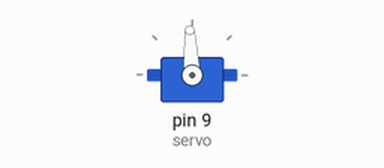
The sketch below on a simulated Arduino Uno, built with avr-gcc and run on an emulated ATmega328P. Parts: servo.

Above: at 0.05 s.
At 0.75 s:
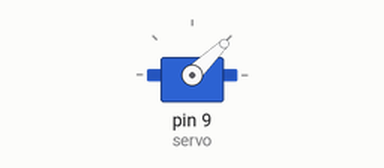
At 1.5 s:
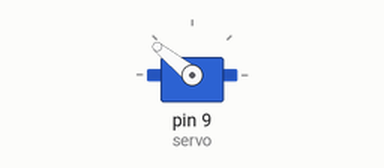
Timing chart, 0 to 3.5 s (numbered marks = the images above):
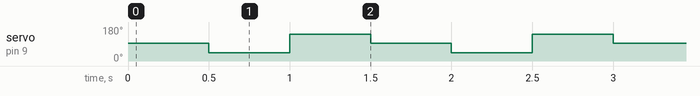

Measured:
- by itself, servo on pin 9 (servo): repeats every 1.5 s: 141° 0.50 s, 93° 0.50 s, 44° 0.50 s

The sketch:

ServoPulse.ino
```cpp
#include <Servo.h>

Servo servo;

int servoPosition = 0;

void setup() {
    servo.attach(9);
}

void loop() {
    servo.writeMicroseconds(1500);
    delay(500);
    servo.writeMicroseconds(1000);
    delay(500);
    servo.writeMicroseconds(2000);
    delay(500);
}
```
